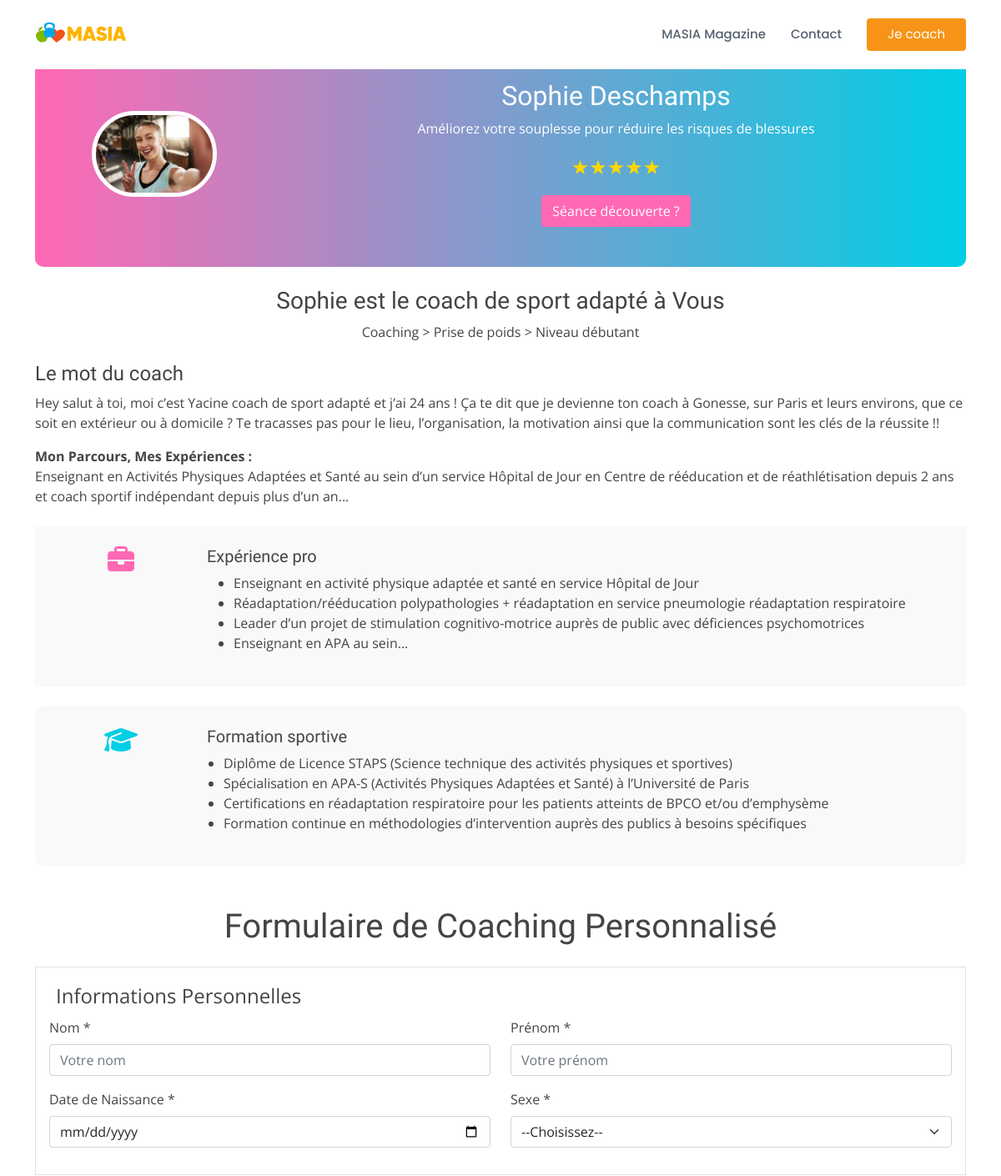
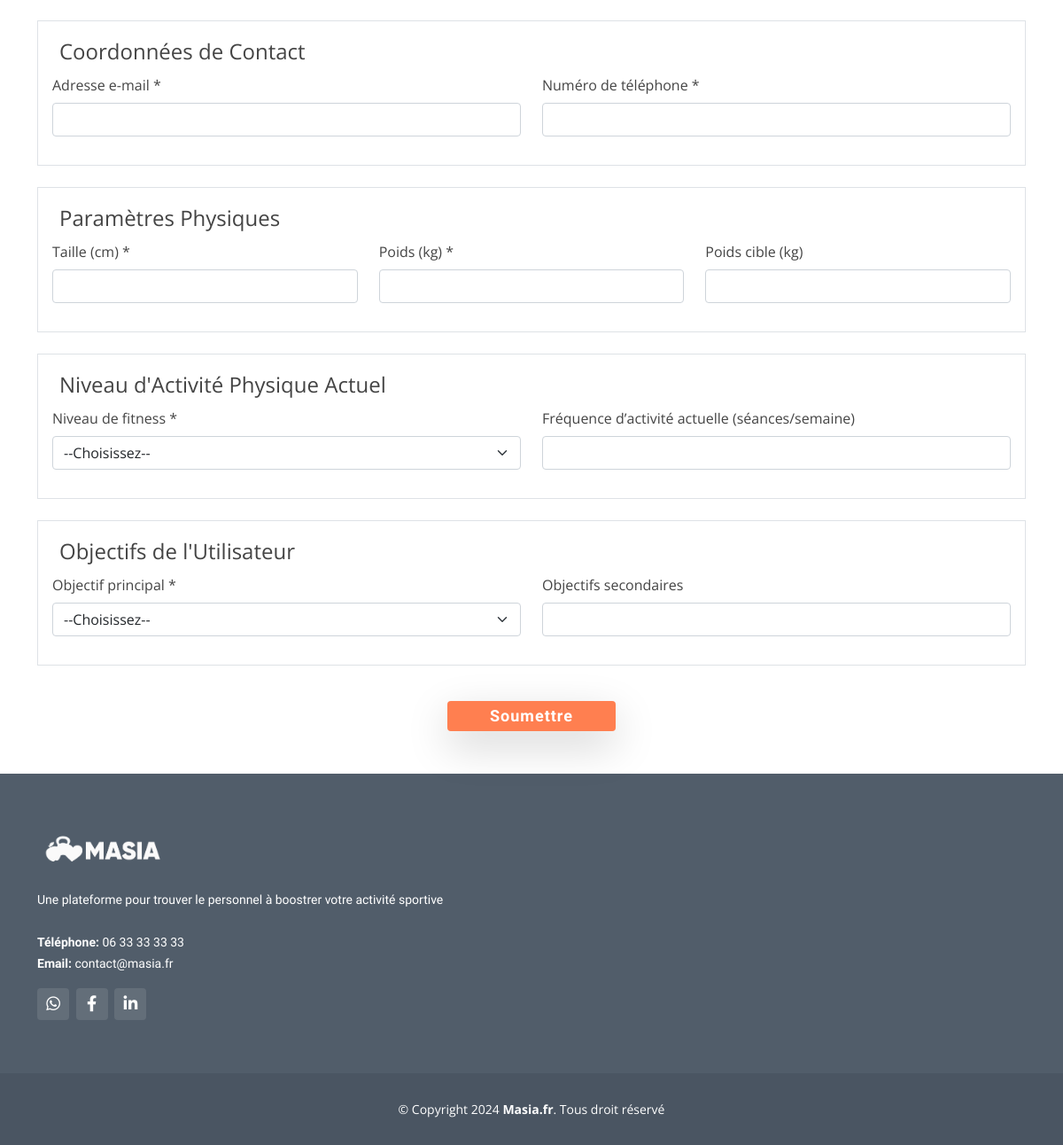
Screenshot of /coach/5 with the database file from the repository (2 pictures, top to bottom).
### masia/models.py (models this page shows)
class Entrepreneur(models.Model):
    user = models.ForeignKey(User, on_delete=models.CASCADE)
    tagline = models.CharField("Titre", max_length=75, null=True, blank=True)
    avg_rating = models.DecimalField(max_digits=2, decimal_places=1, default=5.0)
    photo = models.FileField(
        upload_to="entrepreneurs/photos", default="entrepreneurs/photos/avatar.png"
    )
    phone = models.CharField(max_length=15, blank=True, null=True, unique=True)
    wphone = models.CharField(max_length=15, blank=True, null=True)
    address = models.TextField(blank=True, null=True)
    waddress = models.TextField(blank=True, null=True)
    logo = models.FileField(
        upload_to="entrepreneurs/logos",
        default="entrepreneurs/logos/avatar.png",
        null=True,
        blank=True,
    )
    stamp = models.FileField(
        upload_to="entrepreneurs/stamps",
        null=True,
        blank=True,
    )
    verified = models.BooleanField(default=False)
    rfq = models.IntegerField(default=0)
    views = models.IntegerField(default=0)
    projects = models.IntegerField(default=0)
    posted = models.DateTimeField(auto_now_add=True)
    updated = models.DateTimeField(auto_now=True)
    def __str__(self):
        return "%s %s" % (self.user.first_name, self.user.last_name)
    class Meta:
        verbose_name = "Entrepreneur"
        verbose_name_plural = "Entrepreneurs"

### masia/views.py (the view)
# urls.py: path("coach/<id>", views.send_rfq, name="coach"),
def send_rfq(request, id):
    try:
        entrepreneur = Entrepreneur.objects.get(id=id)
        print(entrepreneur)
        context = {
            "e": entrepreneur,
            "page_title": "Profil coach",
        }
        return render(request, "masia/coach.html", context)
    except:
        print("EXCEPTION: ", traceback.format_exc())

### masia/templates/masia/coach.html (shortened to what this page needs)
{% extends 'masia/base.html' %}
{% load static %}
{% block content %}
<div class="container my-5">
    <div class="header py-5 px-3 text-white" style="background: linear-gradient(to right, #ff69b4, #00cfe5); border-radius: 10px;">
      <div class="row align-items-center">
          <div class="col-md-3 col-12 text-center mb-3 mb-md-0">
            <img src="{{ e.photo.url }}" alt="Coach Image" class="img-fluid rounded-pill" style="max-width: 150px; border: 5px solid white;">
        </div>
          <div class="col-md-9 col-12 text-center text-md-left">
              <h2>{{ e.user.first_name }} {{ e.user.last_name }}</h2>
              <p>{{ e.tagline }}</p>
              <div class="star-rating" style="font-size: 24px; color: gold;">
                ★★★★★
            </div>
              <button class="btn mt-3" style="background-color: #ff69b4; color: white;" onclick="scrollToSection()">Séance découverte ?</button>
          </div>
      </div>
  </div>
    <div class="mt-4">
        <h3 class="text-center">{{ e.user.first_name }} est le coach de sport adapté à Vous</h3>
        <p class="text-center">Coaching &gt; Prise de poids &gt; Niveau débutant</p>
        <div class="mt-4">
            <h4>Le mot du coach</h4>
            <p>
                Hey salut à toi, moi c’est Yacine coach de sport adapté et j’ai 24 ans ! Ça te dit que je devienne ton coach à Gonesse, sur Paris et leurs environs, que ce soit en extérieur ou à domicile ? Te tracasses pas pour le lieu, l’organisation, la motivation ainsi que la communication sont les clés de la réussite !!
            </p>
            <p>
                <strong>Mon Parcours, Mes Expériences :</strong><br>
                Enseignant en Activités Physiques Adaptées et Santé au sein d’un service Hôpital de Jour en Centre de rééducation et de réathlétisation depuis 2 ans et coach sportif indépendant depuis plus d’un an...
            </p>
        </div>
        <div class="experience-section mt-4 p-4" style="background-color: #f9f9f9;">
            <div class="row">
                <div class="col-md-2 text-center">
                    <i class="fa fa-briefcase" style="font-size: 32px; color: #ff69b4;"></i>
                </div>
                <div class="col-md-10">
                    <h5>Expérience pro</h5>
                    <ul>
                        <li>Enseignant en activité physique adaptée et santé en service Hôpital de Jour</li>
                        <li>Réadaptation/rééducation polypathologies + réadaptation en service pneumologie réadaptation respiratoire</li>
                        <li>Leader d’un projet de stimulation cognitivo-motrice auprès de public avec déficiences psychomotrices</li>
                        <li>Enseignant en APA au sein...</li>
                    </ul>
                </div>
            </div>
        </div>
        <div class="formation-section mt-4 p-4" style="background-color: #f9f9f9; border-radius: 10px;">
          <div class="row">
              <div class="col-12 col-md-2 text-center mb-3 mb-md-0">
                  <i class="fa fa-graduation-cap" style="font-size: 32px; color: #00cfe5;"></i>
              </div>
              <div class="col-12 col-md-10">
                  <h5>Formation sportive</h5>
                  <ul style="padding-left: 20px;">
                      <li>Diplôme de Licence STAPS (Science technique des activités physiques et sportives)</li>
                      <li>Spécialisation en APA-S (Activités Physiques Adaptées et Santé) à l’Université de Paris</li>
                      <li>Certifications en réadaptation respiratoire pour les patients atteints de BPCO et/ou d’emphysème</li>
                      <li>Formation continue en méthodologies d’intervention auprès des publics à besoins spécifiques</li>
                  </ul>
              </div>
          </div>
      </div>
    </div>
</div>
{% include 'masia/includes/coaching_form.html' %}
{% endblock content %}

### masia/static/masia/assets/css/style.css (style rules this page uses)
body { font-family: "Open Sans", sans-serif; color: #444444; }
h1, h2, h3, h4, h5, h6 { font-family: "Raleway", sans-serif; }

### rows the page displays
Entrepreneur: photo (picture), user.first_name "Sophie", user.last_name "Deschamps", tagline "Améliorez votre souplesse pour réduire les risques de blessures"
